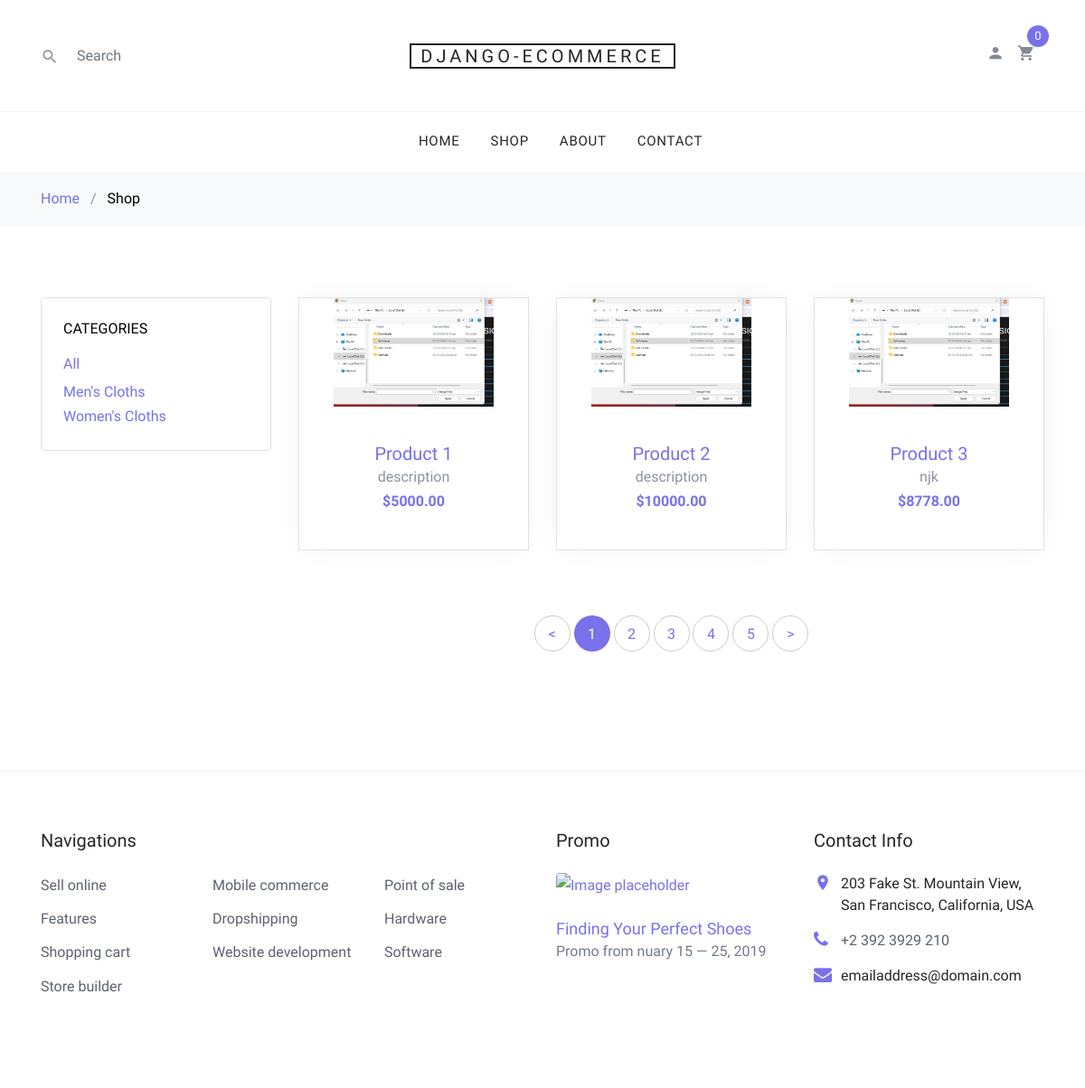
The page / on the database its author committed.
### shop/models.py (models this page shows, shortened)
class Product(models.Model):
    category = models.ForeignKey(Category, related_name='products',
                                 on_delete=models.CASCADE)
    name = models.CharField(max_length=200, db_index=True)
    slug = models.SlugField(max_length=200, db_index=True)
    image = models.ImageField(upload_to='products/%Y/%m/%d', blank=True)
    description = models.TextField(blank=True)
    price = models.DecimalField(max_digits=10, decimal_places=2)
    available = models.BooleanField(default=True)
    created = models.DateTimeField(auto_now_add=True)
    updated = models.DateTimeField(auto_now=True)
    class Meta:
        ordering = ('name',)
        index_together = (('id', 'slug'),)
    def get_absolute_url(self):
        return reverse('shop:product_detail', args=[self.id, self.slug])

class Category(models.Model):
    name = models.CharField(max_length=200, db_index=True)
    slug = models.SlugField(max_length=200, unique=True)
    class Meta:
        ordering = ('name',)
        verbose_name = 'category'
        verbose_name_plural = 'categories'
    def get_absolute_url(self):
        return reverse('shop:product_list_by_category', args=[self.slug])

### shop/views.py (the view)
# urls.py: path('', views.product_list, name='product_list'),
def product_list(request, category_slug=None):
    category = None
    categories = Category.objects.all()
    products = Product.objects.filter(available=True)
    if category_slug:
        category = get_object_or_404(Category, slug=category_slug)
        products = products.filter(category=category)
    context = {'category': category, 'categories': categories, 'products': products}
    return render(request, 'shop/product/list.html', context)

### cart/cart.py (called while the page is built)
    def __len__(self):
        return sum(item['quantity'] for item in self.cart.values())

### cart/context_processors.py (called while the page is built)
def cart(request):
    return {'cart': Cart(request)}

### shop/templates/shop/product/list.html (shortened to what this page needs)
{% extends "shop/base/base.html" %}
{% load static %}
{% block content %}
<div class="bg-light py-3">
    <div class="container">
        <div class="row">
            <div class="col-md-12 mb-0"><a href="index.html">Home</a> <span class="mx-2 mb-0">/</span> <strong
                    class="text-black">Shop</strong></div>
        </div>
    </div>
</div>
<div class="site-section">
    <div class="container">
        <div class="row mb-5">
            <div class="col-md-9 order-2">
                <div class="row mb-5">
                    {% for product in products %}
                    <div class="col-sm-6 col-lg-4 mb-4" data-aos="fade-up">
                        <div class="block-4 text-center border">
                            <figure class="block-4-image">
                                <a href="{{ product.get_absolute_url }}"><img src="{{ product.image.url }}"
                                        alt="Image placeholder" class="img-fluid" style="height: 10vw;"></a>
                            </figure>
                            <div class="block-4-text p-4">
                                <h3><a href="{{ product.get_absolute_url }}">{{ product.name }}</a></h3>
                                <p class="mb-0">{{ product.description }}</p>
                                <p class="text-primary font-weight-bold">${{ product.price }}</p>
                            </div>
                        </div>
                    </div>
                    {% endfor %}
                </div>
                <div class="row" data-aos="fade-up">
                    <div class="col-md-12 text-center">
                        <div class="site-block-27">
                            <ul>
                                <li><a href="#">&lt;</a></li>
                                <li class="active"><span>1</span></li>
                                <li><a href="#">2</a></li>
                                <li><a href="#">3</a></li>
                                <li><a href="#">4</a></li>
                                <li><a href="#">5</a></li>
                                <li><a href="#">&gt;</a></li>
                            </ul>
                        </div>
                    </div>
                </div>
            </div>
            <div class="col-md-3 order-1 mb-5 mb-md-0">
                <div class="border p-4 rounded mb-4">
                    <h3 class="mb-3 h6 text-uppercase text-black d-block">Categories</h3>
                    <ul class="list-unstyled mb-0">
                        <li {% if not category %} class="mb-1" {% endif %}>
                            <a href="{% url "shop:product_list" %}" class="d-flex"><span>All</a>
                        </li>
                        {% for c in categories %}
                        <li {% if category.slug == c.slug %} class="mb-1" {% endif %}>
                            <a href="{{ c.get_absolute_url }}" class="d-flex">{{ c.name }}</a>
                        </li>
                        {% endfor %}
                    </ul>
                </div>
            </div>
        </div>
    </div>
</div>
{% endblock %}

### shop/templates/shop/base/base.html (shortened to what this page needs)
{% load static %}
<!DOCTYPE html>
<html lang="en">
<head>
    <link rel="stylesheet" href="{% static "fonts/icomoon/style.css" %}">
    <link rel="stylesheet" href="{% static "css/bootstrap.min.css" %}">
    <link rel="stylesheet" href="{% static "css/magnific-popup.css" %}">
    <link rel="stylesheet" href="{% static "css/jquery-ui.css" %}">
    <link rel="stylesheet" href="{% static "css/owl.carousel.min.css" %}">
    <link rel="stylesheet" href="{% static "css/owl.theme.default.min.css" %}">
    <link rel="stylesheet" href="{% static "css/aos.css" %}">
    <link rel="stylesheet" href="{% static "css/style.css" %}">
</head>
<body>
    <div class="site-wrap">
        {% include 'shop/base/navbar.html' %}
        {% block content %}
        {% endblock %}
        {% include 'shop/base/footer.html' %}
    </div>
</body>
</html>

### shop/templates/shop/base/navbar.html (shortened to what this page needs)
    <header class="site-navbar" role="banner">
        <div class="site-navbar-top">
            <div class="container">
                <div class="row align-items-center">
                    <div class="col-6 col-md-4 order-2 order-md-1 site-search-icon text-left">
                        <form action="" class="site-block-top-search">
                            <span class="icon icon-search2"></span>
                            <input type="text" class="form-control border-0" placeholder="Search">
                        </form>
                    </div>
                    <div class="col-12 mb-3 mb-md-0 col-md-4 order-1 order-md-2 text-center">
                        <div class="site-logo">
                            <a href="#" class="js-logo-clone">Django-Ecommerce</a>
                        </div>
                    </div>
                    <div class="col-6 col-md-4 order-3 order-md-3 text-right">
                        <div class="site-top-icons">
                            <ul>
                                <li><a href="#"><span class="icon icon-person"></span></a></li>
                                <li>
                                    <a href="{% url "cart:cart_detail" %}" class="site-cart">
                                        <span class="icon icon-shopping_cart"></span>
                                        <span class="count">
                                        {% with total_items=cart|length %}
                                            {% if cart|length > 0 %}
                                                {{ total_items|pluralize }}
                                            {% else %}
                                                0
                                            {% endif %}
                                        {% endwith %}
                                        </span>
                                    </a>
                                </li>
                            </ul>
                        </div>
                    </div>
                </div>
            </div>
        </div>
        <nav class="site-navigation text-right text-md-center" role="navigation">
            <div class="container">
                <ul class="site-menu js-clone-nav d-none d-md-block">
                    <li><a href="#">Home</a></li>
                    <li><a href="{% url "shop:product_list" %}">Shop</a></li>
                    <li><a href="shop.html">About</a></li>
                    <li><a href="contact.html">Contact</a></li>
                </ul>
            </div>
        </nav>
    </header>

### shop/templates/shop/base/footer.html
    <footer class="site-footer border-top">
        <div class="container">
            <div class="row">
                <div class="col-lg-6 mb-5 mb-lg-0">
                    <div class="row">
                        <div class="col-md-12">
                            <h3 class="footer-heading mb-4">Navigations</h3>
                        </div>
                        <div class="col-md-6 col-lg-4">
                            <ul class="list-unstyled">
                                <li><a href="#">Sell online</a></li>
                                <li><a href="#">Features</a></li>
                                <li><a href="#">Shopping cart</a></li>
                                <li><a href="#">Store builder</a></li>
                            </ul>
                        </div>
                        <div class="col-md-6 col-lg-4">
                            <ul class="list-unstyled">
                                <li><a href="#">Mobile commerce</a></li>
                                <li><a href="#">Dropshipping</a></li>
                                <li><a href="#">Website development</a></li>
                            </ul>
                        </div>
                        <div class="col-md-6 col-lg-4">
                            <ul class="list-unstyled">
                                <li><a href="#">Point of sale</a></li>
                                <li><a href="#">Hardware</a></li>
                                <li><a href="#">Software</a></li>
                            </ul>
                        </div>
                    </div>
                </div>
                <div class="col-md-6 col-lg-3 mb-4 mb-lg-0">
                    <h3 class="footer-heading mb-4">Promo</h3>
                    <a href="#" class="block-6">
                        <img src="images/hero_1.jpg" alt="Image placeholder" class="img-fluid rounded mb-4">
                        <h3 class="font-weight-light  mb-0">Finding Your Perfect Shoes</h3>
                        <p>Promo from nuary 15 &mdash; 25, 2019</p>
                    </a>
                </div>
                <div class="col-md-6 col-lg-3">
                    <div class="block-5 mb-5">
                        <h3 class="footer-heading mb-4">Contact Info</h3>
                        <ul class="list-unstyled">
                            <li class="address">203 Fake St. Mountain View, San Francisco, California, USA</li>
                            <li class="phone"><a href="tel://23923929210">+2 392 3929 210</a></li>
                            <li class="email">emailaddress@domain.com</li>
                        </ul>
                    </div>
                </div>
            </div>
        </div>
    </footer>

### rows shown on the page
Product: image (picture), name "Product 1", description "description", price "5000.00"
Product: image (picture), name "Product 2", description "description", price "10000.00"
Product: image (picture), name "Product 3", description "njk", price "8778.00"
Category: name "Men's Cloths"
Category: name "Women's Cloths"
